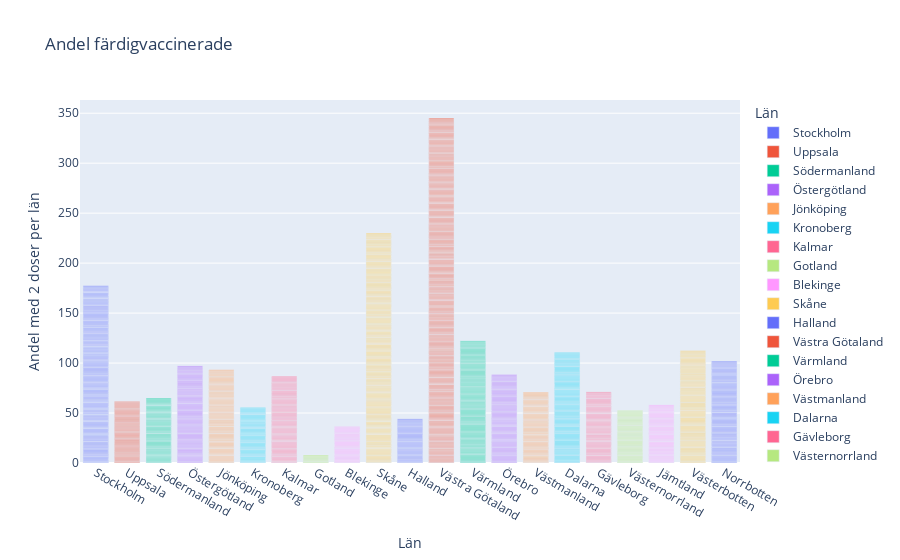

Notebook code for this chart:
### Code cell
fig2 = px.bar(vaccin, x="Län_namn", y="Andel färdigvaccinerade", color="Län_namn",
                  labels={"Län_namn":"Län", "Andel färdigvaccinerade": "Andel med 2 doser per län"},
                  title="Andel färdigvaccinerade")
fig2.show()
plt.savefig("visualiseringar/Andel färdigvaccinerade.png")

### Figure 1 — Plotly figure (JSON) as saved in the notebook; plotly's stock layout.template omitted (floating-point values rounded to 4 significant figures; data arrays with more than 128 entries replaced by an {"elided": "..."} marker saying what was removed)
{"data": [{"alignmentgroup": "True", "hovertemplate": "Län=%{x}<br>Andel med 2 doser per län=%{y}<extra></extra>", "legendgroup": "Stockholm", "marker": {"color": "#636efa", "pattern": {"shape": ""}}, "name": "Stockholm", "offsetgroup": "Stockholm", "orientation": "v", "showlegend": true, "textposition": "auto", "type": "bar", "x": {"elided": "234 str values"}, "xaxis": "x", "y": {"elided": "234 float values"}, "yaxis": "y"}, {"alignmentgroup": "True", "hovertemplate": "Län=%{x}<br>Andel med 2 doser per län=%{y}<extra></extra>", "legendgroup": "Uppsala", "marker": {"color": "#EF553B", "pattern": {"shape": ""}}, "name": "Uppsala", "offsetgroup": "Uppsala", "orientation": "v", "showlegend": true, "textposition": "auto", "type": "bar", "x": ["Uppsala", "Uppsala", "Uppsala", "Uppsala", "Uppsala", "Uppsala", "Uppsala", "Uppsala", "Uppsala", "Uppsala", "Uppsala", "Uppsala", "Uppsala", "Uppsala", "Uppsala", "Uppsala", "Uppsala", "Uppsala", "Uppsala", "Uppsala", "Uppsala", "Uppsala", "Uppsala", "Uppsala", "Uppsala", "Uppsala", "Uppsala", "Uppsala", "Uppsala", "Uppsala", "Uppsala", "Uppsala", "Uppsala", "Uppsala", "Uppsala", "Uppsala", "Uppsala", "Uppsala", "Uppsala", "Uppsala", "Uppsala", "Uppsala", "Uppsala", "Uppsala", "Uppsala", "Uppsala", "Uppsala", "Uppsala", "Uppsala", "Uppsala", "Uppsala", "Uppsala", "Uppsala", "Uppsala", "Uppsala", "Uppsala", "Uppsala", "Uppsala", "Uppsala", "Uppsala", "Uppsala", "Uppsala", "Uppsala", "Uppsala", "Uppsala", "Uppsala", "Uppsala", "Uppsala", "Uppsala", "Uppsala", "Uppsala", "Uppsala"], "xaxis": "x", "y": [0.756, 0.6667, 0.7577, 0.849, 0.8926, 0.9167, 0.9291, 0.8605, 0.7464, 0.8037, 0.6597, 0.7617, 0.8764, 0.9212, 0.9274, 0.9432, 0.9175, 0.872, 0.7958, 0.7477, 0.8359, 0.8979, 0.9389, 0.9323, 0.9498, 0.9162, 0.9483, 0.7746, 0.6619, 0.7831, 0.8442, 0.9075, 0.9376, 0.9327, 0.8783, 0.8434, 0.74, 0.6937, 0.7686, 0.8498, 0.9086, 0.9368, 0.9467, 0.9114, 0.8338, 0.7711, 0.7753, 0.7631, 0.8644, 0.915, 0.9245, 0.9406, 0.8915, 0.8566, 0.7865, 0.7075, 0.7785, 0.8588, 0.9169, 0.9325, 0.9428, 0.8971, 0.8704, 0.833, 0.7253, 0.8177, 0.8712, 0.9304, 0.964, 0.9599, 0.9201, 0.8704], "yaxis": "y"}, {"alignmentgroup": "True", "hovertemplate": "Län=%{x}<br>Andel med 2 doser per län=%{y}<extra></extra>", "legendgroup": "Södermanland", "marker": {"color": "#00cc96", "pattern": {"shape": ""}}, "name": "Södermanland", "offsetgroup": "Södermanland", "orientation": "v", "showlegend": true, "textposition": "auto", "type": "bar", "x": ["Södermanland", "Södermanland", "Södermanland", "Södermanland", "Södermanland", "Södermanland", "Södermanland", "Södermanland", "Södermanland", "Södermanland", "Södermanland", "Södermanland", "Södermanland", "Södermanland", "Södermanland", "Södermanland", "Södermanland", "Södermanland", "Södermanland", "Södermanland", "Södermanland", "Södermanland", "Södermanland", "Södermanland", "Södermanland", "Södermanland", "Södermanland", "Södermanland", "Södermanland", "Södermanland", "Södermanland", "Södermanland", "Södermanland", "Södermanland", "Södermanland", "Södermanland", "Södermanland", "Södermanland", "Södermanland", "Södermanland", "Södermanland", "Södermanland", "Södermanland", "Södermanland", "Södermanland", "Södermanland", "Södermanland", "Södermanland", "Södermanland", "Södermanland", "Södermanland", "Södermanland", "Södermanland", "Södermanland", "Södermanland", "Södermanland", "Södermanland", "Södermanland", "Södermanland", "Södermanland", "Södermanland", "Södermanland", "Södermanland", "Södermanland", "Södermanland", "Södermanland", "Södermanland", "Södermanland", "Södermanland", "Södermanland", "Södermanland", "Södermanland", "Södermanland", "Södermanland", "Södermanland", "Södermanland", "Södermanland", "Södermanland", "Södermanland", "Södermanland", "Södermanland"], "xaxis": "x", "y": [0.5826, 0.6542, 0.7709, 0.818, 0.9025, 0.9192, 0.9226, 0.894, 0.8261, 0.4853, 0.5992, 0.707, 0.7741, 0.8408, 0.8982, 0.9327, 0.9146, 0.9027, 0.6551, 0.6772, 0.7395, 0.8467, 0.8956, 0.9355, 0.9466, 0.9371, 0.8751, 0.4244, 0.627, 0.7364, 0.8299, 0.8913, 0.9322, 0.9327, 0.9396, 0.8969, 0.5055, 0.5269, 0.6108, 0.7474, 0.8537, 0.9101, 0.9353, 0.9034, 0.8403, 0.6174, 0.6846, 0.743, 0.8378, 0.9006, 0.9274, 0.9366, 0.9153, 0.8936, 0.5333, 0.6002, 0.6848, 0.789, 0.8661, 0.9042, 0.9333, 0.9093, 0.8544, 0.5937, 0.5939, 0.7043, 0.8253, 0.8798, 0.9369, 0.9426, 0.8359, 0.8586, 0.4622, 0.5575, 0.7305, 0.8256, 0.8856, 0.9415, 0.9534, 0.9337, 0.8947], "yaxis": "y"}, {"alignmentgroup": "True", "hovertemplate": "Län=%{x}<br>Andel med 2 doser per län=%{y}<extra></extra>", "legendgroup": "Östergötland", "marker": {"color": "#ab63fa", "pattern": {"shape": ""}}, "name": "Östergötland", "offsetgroup": "Östergötland", "orientation": "v", "showlegend": true, "textposition": "auto", "type": "bar", "x": ["Östergötland", "Östergötland", "Östergötland", "Östergötland", "Östergötland", "Östergötland", "Östergötland", "Östergötland", "Östergötland", "Östergötland", "Östergötland", "Östergötland", "Östergötland", "Östergötland", "Östergötland", "Östergötland", "Östergötland", "Östergötland", "Östergötland", "Östergötland", "Östergötland", "Östergötland", "Östergötland", "Östergötland", "Östergötland", "Östergötland", "Östergötland", "Östergötland", "Östergötland", "Östergötland", "Östergötland", "Östergötland", "Östergötland", "Östergötland", "Östergötland", "Östergötland", "Östergötland", "Östergötland", "Östergötland", "Östergötland", "Östergötland", "Östergötland", "Östergötland", "Östergötland", "Östergötland", "Östergötland", "Östergötland", "Östergötland", "Östergötland", "Östergötland", "Östergötland", "Östergötland", "Östergötland", "Östergötland", "Östergötland", "Östergötland", "Östergötland", "Östergötland", "Östergötland", "Östergötland", "Östergötland", "Östergötland", "Östergötland", "Östergötland", "Östergötland", "Östergötland", "Östergötland", "Östergötland", "Östergötland", "Östergötland", "Östergötland", "Östergötland", "Östergötland", "Östergötland", "Östergötland", "Östergötland", "Östergötland", "Östergötland", "Östergötland", "Östergötland", "Östergötland", "Östergötland", "Östergötland", "Östergötland", "Östergötland", "Östergötland", "Östergötland", "Östergötland", "Östergötland", "Östergötland", "Östergötland", "Östergötland", "Östergötland", "Östergötland", "Östergötland", "Östergötland", "Östergötland", "Östergötland", "Östergötland", "Östergötland", "Östergötland", "Östergötland", "Östergötland", "Östergötland", "Östergötland", "Östergötland", "Östergötland", "Östergötland", "Östergötland", "Östergötland", "Östergötland", "Östergötland", "Östergötland", "Östergötland", "Östergötland", "Östergötland", "Östergötland"], "xaxis": "x", "y": [0.686, 0.6458, 0.689, 0.8314, 0.8748, 0.9055, 0.9241, 0.9474, 0.8696, 0.5532, 0.6667, 0.7734, 0.812, 0.8891, 0.9105, 0.9558, 0.7711, 0.7794, 0.6627, 0.7261, 0.803, 0.8589, 0.9178, 0.9553, 0.9718, 0.8767, 0.7977, 0.6577, 0.7661, 0.7794, 0.8732, 0.9142, 0.9296, 0.9516, 0.8622, 0.7195, 0.6561, 0.7494, 0.8321, 0.8607, 0.9004, 0.9612, 0.9498, 0.8912, 0.8057, 0.6295, 0.6714, 0.7464, 0.8156, 0.8916, 0.9155, 0.9442, 0.8703, 0.7842, 0.7262, 0.6671, 0.6964, 0.8296, 0.892, 0.9376, 0.9429, 0.9346, 0.8662, 0.6446, 0.7845, 0.7727, 0.8652, 0.9056, 0.9368, 0.9511, 0.9025, 0.8624, 0.5471, 0.6733, 0.7165, 0.8104, 0.8694, 0.9086, 0.9303, 0.8528, 0.8197, 0.7113, 0.6785, 0.8012, 0.8715, 0.9253, 0.9537, 0.9662, 0.9274, 0.9231, 0.6541, 0.694, 0.7618, 0.8565, 0.9018, 0.934, 0.9462, 0.8669, 0.8668, 0.6871, 0.7577, 0.8326, 0.8702, 0.9104, 0.9445, 0.9555, 0.8017, 0.78, 0.7125, 0.7246, 0.8196, 0.8757, 0.9031, 0.9408, 0.9613, 0.9181, 0.8661], "yaxis": "y"}, {"alignmentgroup": "True", "hovertemplate": "Län=%{x}<br>Andel med 2 doser per län=%{y}<extra></extra>", "legendgroup": "Jönköping", "marker": {"color": "#FFA15A", "pattern": {"shape": ""}}, "name": "Jönköping", "offsetgroup": "Jönköping", "orientation": "v", "showlegend": true, "textposition": "auto", "type": "bar", "x": ["Jönköping", "Jönköping", "Jönköping", "Jönköping", "Jönköping", "Jönköping", "Jönköping", "Jönköping", "Jönköping", "Jönköping", "Jönköping", "Jönköping", "Jönköping", "Jönköping", "Jönköping", "Jönköping", "Jönköping", "Jönköping", "Jönköping", "Jönköping", "Jönköping", "Jönköping", "Jönköping", "Jönköping", "Jönköping", "Jönköping", "Jönköping", "Jönköping", "Jönköping", "Jönköping", "Jönköping", "Jönköping", "Jönköping", "Jönköping", "Jönköping", "Jönköping", "Jönköping", "Jönköping", "Jönköping", "Jönköping", "Jönköping", "Jönköping", "Jönköping", "Jönköping", "Jönköping", "Jönköping", "Jönköping", "Jönköping", "Jönköping", "Jönköping", "Jönköping", "Jönköping", "Jönköping", "Jönköping", "Jönköping", "Jönköping", "Jönköping", "Jönköping", "Jönköping", "Jönköping", "Jönköping", "Jönköping", "Jönköping", "Jönköping", "Jönköping", "Jönköping", "Jönköping", "Jönköping", "Jönköping", "Jönköping", "Jönköping", "Jönköping", "Jönköping", "Jönköping", "Jönköping", "Jönköping", "Jönköping", "Jönköping", "Jönköping", "Jönköping", "Jönköping", "Jönköping", "Jönköping", "Jönköping", "Jönköping", "Jönköping", "Jönköping", "Jönköping", "Jönköping", "Jönköping", "Jönköping", "Jönköping", "Jönköping", "Jönköping", "Jönköping", "Jönköping", "Jönköping", "Jönköping", "Jönköping", "Jönköping", "Jönköping", "Jönköping", "Jönköping", "Jönköping", "Jönköping", "Jönköping", "Jönköping", "Jönköping", "Jönköping", "Jönköping", "Jönköping", "Jönköping", "Jönköping", "Jönköping", "Jönköping", "Jönköping", "Jönköping"], "xaxis": "x", "y": [0.594, 0.6536, 0.7409, 0.843, 0.9016, 0.9113, 0.95, 0.9496, 0.9506, 0.5106, 0.6091, 0.6558, 0.7835, 0.8741, 0.9121, 0.9405, 0.9216, 0.831, 0.4216, 0.6119, 0.7383, 0.8223, 0.901, 0.9281, 0.9405, 0.7397, 0.7807, 0.5938, 0.6616, 0.8383, 0.8681, 0.8618, 0.9234, 0.9444, 0.9343, 0.8778, 0.6063, 0.5603, 0.6676, 0.7814, 0.8712, 0.9087, 0.9326, 0.8855, 0.8916, 0.5079, 0.5452, 0.7054, 0.7991, 0.845, 0.8993, 0.9447, 0.9066, 0.8636, 0.5134, 0.6541, 0.6951, 0.8165, 0.8737, 0.9148, 0.9403, 0.8944, 0.8254, 0.4784, 0.5848, 0.6954, 0.7968, 0.8716, 0.9146, 0.9391, 0.8654, 0.8463, 0.5656, 0.6312, 0.7206, 0.8244, 0.8765, 0.9221, 0.9396, 0.8575, 0.8013, 0.4883, 0.5274, 0.6941, 0.7437, 0.8372, 0.8993, 0.9236, 0.9135, 0.8976, 0.5167, 0.6107, 0.723, 0.8086, 0.8861, 0.9202, 0.9537, 0.9256, 0.8758, 0.53, 0.6448, 0.7481, 0.8297, 0.8728, 0.9268, 0.9477, 0.9221, 0.9203, 0.6155, 0.677, 0.7575, 0.8426, 0.8923, 0.9344, 0.9667, 0.9006, 0.8746], "yaxis": "y"}, {"alignmentgroup": "True", "hovertemplate": "Län=%{x}<br>Andel med 2 doser per län=%{y}<extra></extra>", "legendgroup": "Kronoberg", "marker": {"color": "#19d3f3", "pattern": {"shape": ""}}, "name": "Kronoberg", "offsetgroup": "Kronoberg", "orientation": "v", "showlegend": true, "textposition": "auto", "type": "bar", "x": ["Kronoberg", "Kronoberg", "Kronoberg", "Kronoberg", "Kronoberg", "Kronoberg", "Kronoberg", "Kronoberg", "Kronoberg", "Kronoberg", "Kronoberg", "Kronoberg", "Kronoberg", "Kronoberg", "Kronoberg", "Kronoberg", "Kronoberg", "Kronoberg", "Kronoberg", "Kronoberg", "Kronoberg", "Kronoberg", "Kronoberg", "Kronoberg", "Kronoberg", "Kronoberg", "Kronoberg", "Kronoberg", "Kronoberg", "Kronoberg", "Kronoberg", "Kronoberg", "Kronoberg", "Kronoberg", "Kronoberg", "Kronoberg", "Kronoberg", "Kronoberg", "Kronoberg", "Kronoberg", "Kronoberg", "Kronoberg", "Kronoberg", "Kronoberg", "Kronoberg", "Kronoberg", "Kronoberg", "Kronoberg", "Kronoberg", "Kronoberg", "Kronoberg", "Kronoberg", "Kronoberg", "Kronoberg", "Kronoberg", "Kronoberg", "Kronoberg", "Kronoberg", "Kronoberg", "Kronoberg", "Kronoberg", "Kronoberg", "Kronoberg", "Kronoberg", "Kronoberg", "Kronoberg", "Kronoberg", "Kronoberg", "Kronoberg", "Kronoberg", "Kronoberg", "Kronoberg"], "xaxis": "x", "y": [0.4213, 0.5673, 0.621, 0.7434, 0.8205, 0.8945, 0.897, 0.8861, 0.8343, 0.4506, 0.5888, 0.6943, 0.7948, 0.8467, 0.9008, 0.9177, 0.8914, 0.8203, 0.531, 0.5956, 0.7094, 0.7917, 0.837, 0.8981, 0.9254, 0.9106, 0.8619, 0.5157, 0.5835, 0.6885, 0.7681, 0.8372, 0.8939, 0.9316, 0.9137, 0.8861, 0.5605, 0.6312, 0.7171, 0.8002, 0.8474, 0.8925, 0.9322, 0.8836, 0.8417, 0.3647, 0.5019, 0.5983, 0.7119, 0.8172, 0.8806, 0.8913, 0.8861, 0.8681, 0.5817, 0.6999, 0.7198, 0.8211, 0.876, 0.9112, 0.9414, 0.9235, 0.8245, 0.4721, 0.5769, 0.612, 0.7462, 0.8432, 0.8988, 0.924, 0.9046, 0.8337], "yaxis": "y"}, {"alignmentgroup": "True", "hovertemplate": "Län=%{x}<br>Andel med 2 doser per län=%{y}<extra></extra>", "legendgroup": "Kalmar", "marker": {"color": "#FF6692", "pattern": {"shape": ""}}, "name": "Kalmar", "offsetgroup": "Kalmar", "orientation": "v", "showlegend": true, "textposition": "auto", "type": "bar", "x": ["Kalmar", "Kalmar", "Kalmar", "Kalmar", "Kalmar", "Kalmar", "Kalmar", "Kalmar", "Kalmar", "Kalmar", "Kalmar", "Kalmar", "Kalmar", "Kalmar", "Kalmar", "Kalmar", "Kalmar", "Kalmar", "Kalmar", "Kalmar", "Kalmar", "Kalmar", "Kalmar", "Kalmar", "Kalmar", "Kalmar", "Kalmar", "Kalmar", "Kalmar", "Kalmar", "Kalmar", "Kalmar", "Kalmar", "Kalmar", "Kalmar", "Kalmar", "Kalmar", "Kalmar", "Kalmar", "Kalmar", "Kalmar", "Kalmar", "Kalmar", "Kalmar", "Kalmar", "Kalmar", "Kalmar", "Kalmar", "Kalmar", "Kalmar", "Kalmar", "Kalmar", "Kalmar", "Kalmar", "Kalmar", "Kalmar", "Kalmar", "Kalmar", "Kalmar", "Kalmar", "Kalmar", "Kalmar", "Kalmar", "Kalmar", "Kalmar", "Kalmar", "Kalmar", "Kalmar", "Kalmar", "Kalmar", "Kalmar", "Kalmar", "Kalmar", "Kalmar", "Kalmar", "Kalmar", "Kalmar", "Kalmar", "Kalmar", "Kalmar", "Kalmar", "Kalmar", "Kalmar", "Kalmar", "Kalmar", "Kalmar", "Kalmar", "Kalmar", "Kalmar", "Kalmar", "Kalmar", "Kalmar", "Kalmar", "Kalmar", "Kalmar", "Kalmar", "Kalmar", "Kalmar", "Kalmar", "Kalmar", "Kalmar", "Kalmar", "Kalmar", "Kalmar", "Kalmar", "Kalmar", "Kalmar", "Kalmar"], "xaxis": "x", "y": [0.3983, 0.4915, 0.5973, 0.6946, 0.7947, 0.884, 0.8984, 0.8793, 0.9101, 0.6059, 0.605, 0.71, 0.7766, 0.834, 0.8969, 0.9299, 0.9231, 0.8707, 0.6807, 0.6607, 0.8387, 0.9005, 0.9058, 0.9618, 0.9597, 0.9401, 0.9096, 0.4889, 0.5616, 0.6608, 0.748, 0.8387, 0.8999, 0.9083, 0.8937, 0.8115, 0.5336, 0.574, 0.6842, 0.7768, 0.8591, 0.9203, 0.9482, 0.9427, 0.901, 0.5143, 0.5754, 0.6805, 0.7714, 0.8719, 0.8957, 0.9433, 0.9403, 0.8492, 0.6606, 0.7489, 0.7727, 0.8486, 0.9044, 0.9268, 0.9467, 0.8795, 0.8494, 0.5916, 0.6307, 0.7168, 0.8035, 0.8679, 0.9173, 0.9267, 0.9003, 0.8455, 0.5752, 0.6506, 0.704, 0.8151, 0.8834, 0.9228, 0.9402, 0.8568, 0.8804, 0.6628, 0.6865, 0.7769, 0.8453, 0.8943, 0.9299, 0.9354, 0.896, 0.8694, 0.5929, 0.6284, 0.7156, 0.8375, 0.8778, 0.9113, 0.9388, 0.9074, 0.8506, 0.6822, 0.6609, 0.7418, 0.8219, 0.9018, 0.9413, 0.9567, 0.9455, 0.8676], "yaxis": "y"}, {"alignmentgroup": "True", "hovertemplate": "Län=%{x}<br>Andel med 2 doser per län=%{y}<extra></extra>", "legendgroup": "Gotland", "marker": {"color": "#B6E880", "pattern": {"shape": ""}}, "name": "Gotland", "offsetgroup": "Gotland", "orientation": "v", "showlegend": true, "textposition": "auto", "type": "bar", "x": ["Gotland", "Gotland", "Gotland", "Gotland", "Gotland", "Gotland", "Gotland", "Gotland", "Gotland"], "xaxis": "x", "y": [0.7898, 0.7311, 0.8012, 0.863, 0.8977, 0.9393, 0.9484, 0.957, 0.9281], "yaxis": "y"}, {"alignmentgroup": "True", "hovertemplate": "Län=%{x}<br>Andel med 2 doser per län=%{y}<extra></extra>", "legendgroup": "Blekinge", "marker": {"color": "#FF97FF", "pattern": {"shape": ""}}, "name": "Blekinge", "offsetgroup": "Blekinge", "orientation": "v", "showlegend": true, "textposition": "auto", "type": "bar", "x": ["Blekinge", "Blekinge", "Blekinge", "Blekinge", "Blekinge", "Blekinge", "Blekinge", "Blekinge", "Blekinge", "Blekinge", "Blekinge", "Blekinge", "Blekinge", "Blekinge", "Blekinge", "Blekinge", "Blekinge", "Blekinge", "Blekinge", "Blekinge", "Blekinge", "Blekinge", "Blekinge", "Blekinge", "Blekinge", "Blekinge", "Blekinge", "Blekinge", "Blekinge", "Blekinge", "Blekinge", "Blekinge", "Blekinge", "Blekinge", "Blekinge", "Blekinge", "Blekinge", "Blekinge", "Blekinge", "Blekinge", "Blekinge", "Blekinge", "Blekinge", "Blekinge", "Blekinge"], "xaxis": "x", "y": [0.5032, 0.6083, 0.6813, 0.7657, 0.8606, 0.8925, 0.9207, 0.8621, 0.7207, 0.7279, 0.7501, 0.7816, 0.8601, 0.9079, 0.9302, 0.9399, 0.9145, 0.8287, 0.5756, 0.6503, 0.7069, 0.8089, 0.8695, 0.9018, 0.9357, 0.9373, 0.8963, 0.6037, 0.6832, 0.7372, 0.8239, 0.8833, 0.9038, 0.924, 0.9167, 0.8779, 0.5532, 0.6933, 0.7161, 0.8266, 0.8686, 0.9143, 0.9349, 0.8915, 0.8359], "yaxis": "y"}, {"alignmentgroup": "True", "hovertemplate": "Län=%{x}<br>Andel med 2 doser per län=%{y}<extra></extra>", "legendgroup": "Skåne", "marker": {"color": "#FECB52", "pattern": {"shape": ""}}, "name": "Skåne", "offsetgroup": "Skåne", "orientation": "v", "showlegend": true, "textposition": "auto", "type": "bar", "x": {"elided": "297 str values"}, "xaxis": "x", "y": {"elided": "297 float values"}, "yaxis": "y"}, {"alignmentgroup": "True", "hovertemplate": "Län=%{x}<br>Andel med 2 doser per län=%{y}<extra></extra>", "legendgroup": "Halland", "marker": {"color": "#636efa", "pattern": {"shape": ""}}, "name": "Halland", "offsetgroup": "Halland", "orientation": "v", "showlegend": true, "textposition": "auto", "type": "bar", "x": ["Halland", "Halland", "Halland", "Halland", "Halland", "Halland", "Halland", "Halland", "Halland", "Halland", "Halland", "Halland", "Halland", "Halland", "Halland", "Halland", "Halland", "Halland", "Halland", "Halland", "Halland", "Halland", "Halland", "Halland", "Halland", "Halland", "Halland", "Halland", "Halland", "Halland", "Halland", "Halland", "Halland", "Halland", "Halland", "Halland", "Halland", "Halland", "Halland", "Halland", "Halland", "Halland", "Halland", "Halland", "Halland", "Halland", "Halland", "Halland", "Halland", "Halland", "Halland", "Halland", "Halland", "Halland"], "xaxis": "x", "y": [0.5867, 0.6081, 0.653, 0.7835, 0.8365, 0.8694, 0.907, 0.9057, 0.8427, 0.592, 0.692, 0.7193, 0.8204, 0.8777, 0.9092, 0.9427, 0.8866, 0.8441, 0.5017, 0.6129, 0.7057, 0.8168, 0.859, 0.9154, 0.9466, 0.9366, 0.8966, 0.5954, 0.6593, 0.736, 0.8313, 0.8796, 0.9286, 0.9418, 0.9273, 0.8928, 0.6722, 0.7298, 0.7955, 0.8651, 0.9042, 0.9364, 0.9571, 0.8863, 0.8551, 0.677, 0.707, 0.8211, 0.8846, 0.9031, 0.9368, 0.9558, 0.8943, 0.8866], "yaxis": "y"}, {"alignmentgroup": "True", "hovertemplate": "Län=%{x}<br>Andel med 2 doser per län=%{y}<extra></extra>", "legendgroup": "Västra Götaland", "marker": {"color": "#EF553B", "pattern": {"shape": ""}}, "name": "Västra Götaland", "offsetgroup": "Västra Götaland", "orientation": "v", "showlegend": true, "textposition": "auto", "type": "bar", "x": {"elided": "441 str values"}, "xaxis": "x", "y": {"elided": "441 float values"}, "yaxis": "y"}, {"alignmentgroup": "True", "hovertemplate": "Län=%{x}<br>Andel med 2 doser per län=%{y}<extra></extra>", "legendgroup": "Värmland", "marker": {"color": "#00cc96", "pattern": {"shape": ""}}, "name": "Värmland", "offsetgroup": "Värmland", "orientation": "v", "showlegend": true, "textposition": "auto", "type": "bar", "x": {"elided": "144 str values"}, "xaxis": "x", "y": {"elided": "144 float values"}, "yaxis": "y"}, {"alignmentgroup": "True", "hovertemplate": "Län=%{x}<br>Andel med 2 doser per län=%{y}<extra></extra>", "legendgroup": "Örebro", "marker": {"color": "#ab63fa", "pattern": {"shape": ""}}, "name": "Örebro", "offsetgroup": "Örebro", "orientation": "v", "showlegend": true, "textposition": "auto", "type": "bar", "x": ["Örebro", "Örebro", "Örebro", "Örebro", "Örebro", "Örebro", "Örebro", "Örebro", "Örebro", "Örebro", "Örebro", "Örebro", "Örebro", "Örebro", "Örebro", "Örebro", "Örebro", "Örebro", "Örebro", "Örebro", "Örebro", "Örebro", "Örebro", "Örebro", "Örebro", "Örebro", "Örebro", "Örebro", "Örebro", "Örebro", "Örebro", "Örebro", "Örebro", "Örebro", "Örebro", "Örebro", "Örebro", "Örebro", "Örebro", "Örebro", "Örebro", "Örebro", "Örebro", "Örebro", "Örebro", "Örebro", "Örebro", "Örebro", "Örebro", "Örebro", "Örebro", "Örebro", "Örebro", "Örebro", "Örebro", "Örebro", "Örebro", "Örebro", "Örebro", "Örebro", "Örebro", "Örebro", "Örebro", "Örebro", "Örebro", "Örebro", "Örebro", "Örebro", "Örebro", "Örebro", "Örebro", "Örebro", "Örebro", "Örebro", "Örebro", "Örebro", "Örebro", "Örebro", "Örebro", "Örebro", "Örebro", "Örebro", "Örebro", "Örebro", "Örebro", "Örebro", "Örebro", "Örebro", "Örebro", "Örebro", "Örebro", "Örebro", "Örebro", "Örebro", "Örebro", "Örebro", "Örebro", "Örebro", "Örebro", "Örebro", "Örebro", "Örebro", "Örebro", "Örebro", "Örebro", "Örebro", "Örebro", "Örebro"], "xaxis": "x", "y": [0.6941, 0.6837, 0.7817, 0.8548, 0.8869, 0.9118, 0.9417, 0.92, 0.9082, 0.6356, 0.6482, 0.6962, 0.8309, 0.8772, 0.9271, 0.9267, 0.8862, 0.8361, 0.6953, 0.6775, 0.7839, 0.8301, 0.8787, 0.9337, 0.9457, 0.8939, 0.8201, 0.6313, 0.6296, 0.7116, 0.8362, 0.8622, 0.9041, 0.9384, 0.8998, 0.8582, 0.5714, 0.6131, 0.6085, 0.7645, 0.862, 0.8971, 0.9402, 0.917, 0.8707, 0.5, 0.5527, 0.5889, 0.7171, 0.785, 0.8587, 0.9011, 0.9139, 0.8592, 0.6009, 0.7085, 0.7311, 0.8257, 0.8737, 0.9116, 0.9426, 0.9097, 0.8919, 0.7094, 0.7204, 0.8033, 0.8586, 0.8948, 0.9253, 0.9494, 0.9524, 0.9119, 0.6784, 0.6698, 0.7303, 0.8193, 0.8721, 0.9277, 0.9351, 0.9062, 0.8954, 0.7431, 0.7583, 0.7946, 0.8686, 0.9003, 0.9364, 0.9565, 0.8811, 0.8767, 0.6515, 0.6742, 0.7462, 0.8314, 0.874, 0.9185, 0.9524, 0.9302, 0.8473, 0.5776, 0.6467, 0.7052, 0.8036, 0.8746, 0.9159, 0.9362, 0.9393, 0.9137], "yaxis": "y"}, {"alignmentgroup": "True", "hovertemplate": "Län=%{x}<br>Andel med 2 doser per län=%{y}<extra></extra>", "legendgroup": "Västmanland", "marker": {"color": "#FFA15A", "pattern": {"shape": ""}}, "name": "Västmanland", "offsetgroup": "Västmanland", "orientation": "v", "showlegend": true, "textposition": "auto", "type": "bar", "x": ["Västmanland", "Västmanland", "Västmanland", "Västmanland", "Västmanland", "Västmanland", "Västmanland", "Västmanland", "Västmanland", "Västmanland", "Västmanland", "Västmanland", "Västmanland", "Västmanland", "Västmanland", "Västmanland", "Västmanland", "Västmanland", "Västmanland", "Västmanland", "Västmanland", "Västmanland", "Västmanland", "Västmanland", "Västmanland", "Västmanland", "Västmanland", "Västmanland", "Västmanland", "Västmanland", "Västmanland", "Västmanland", "Västmanland", "Västmanland", "Västmanland", "Västmanland", "Västmanland", "Västmanland", "Västmanland", "Västmanland", "Västmanland", "Västmanland", "Västmanland", "Västmanland", "Västmanland", "Västmanland", "Västmanland", "Västmanland", "Västmanland", "Västmanland", "Västmanland", "Västmanland", "Västmanland", "Västmanland", "Västmanland", "Västmanland", "Västmanland", "Västmanland", "Västmanland", "Västmanland", "Västmanland", "Västmanland", "Västmanland", "Västmanland", "Västmanland", "Västmanland", "Västmanland", "Västmanland", "Västmanland", "Västmanland", "Västmanland", "Västmanland", "Västmanland", "Västmanland", "Västmanland", "Västmanland", "Västmanland", "Västmanland", "Västmanland", "Västmanland", "Västmanland", "Västmanland", "Västmanland", "Västmanland", "Västmanland", "Västmanland", "Västmanland", "Västmanland", "Västmanland", "Västmanland"], "xaxis": "x", "y": [0.4167, 0.5788, 0.6235, 0.7546, 0.8464, 0.918, 0.9559, 0.8958, 0.8689, 0.5068, 0.6171, 0.6487, 0.7606, 0.8463, 0.8899, 0.922, 0.8738, 0.8033, 0.4735, 0.6576, 0.695, 0.803, 0.8832, 0.9071, 0.9253, 0.8828, 0.8929, 0.5568, 0.5793, 0.7082, 0.7964, 0.8598, 0.8915, 0.9057, 0.8809, 0.7751, 0.5878, 0.5978, 0.7143, 0.8021, 0.8675, 0.9, 0.9379, 0.9305, 0.8812, 0.5988, 0.6488, 0.7067, 0.8095, 0.871, 0.9058, 0.9304, 0.9126, 0.8383, 0.5991, 0.6281, 0.7321, 0.8236, 0.8861, 0.9017, 0.9349, 0.902, 0.875, 0.4862, 0.5882, 0.6681, 0.7609, 0.8389, 0.9068, 0.9213, 0.9282, 0.8868, 0.4854, 0.6224, 0.6686, 0.7747, 0.8653, 0.9002, 0.9228, 0.8934, 0.8568, 0.5599, 0.6394, 0.7203, 0.8288, 0.8818, 0.9358, 0.9421, 0.917, 0.8103], "yaxis": "y"}, {"alignmentgroup": "True", "hovertemplate": "Län=%{x}<br>Andel med 2 doser per län=%{y}<extra></extra>", "legendgroup": "Dalarna", "marker": {"color": "#19d3f3", "pattern": {"shape": ""}}, "name": "Dalarna", "offsetgroup": "Dalarna", "orientation": "v", "showlegend": true, "textposition": "auto", "type": "bar", "x": {"elided": "135 str values"}, "xaxis": "x", "y": {"elided": "135 float values"}, "yaxis": "y"}, {"alignmentgroup": "True", "hovertemplate": "Län=%{x}<br>Andel med 2 doser per län=%{y}<extra></extra>", "legendgroup": "Gävleborg", "marker": {"color": "#FF6692", "pattern": {"shape": ""}}, "name": "Gävleborg", "offsetgroup": "Gävleborg", "orientation": "v", "showlegend": true, "textposition": "auto", "type": "bar", "x": ["Gävleborg", "Gävleborg", "Gävleborg", "Gävleborg", "Gävleborg", "Gävleborg", "Gävleborg", "Gävleborg", "Gävleborg", "Gävleborg", "Gävleborg", "Gävleborg", "Gävleborg", "Gävleborg", "Gävleborg", "Gävleborg", "Gävleborg", "Gävleborg", "Gävleborg", "Gävleborg", "Gävleborg", "Gävleborg", "Gävleborg", "Gävleborg", "Gävleborg", "Gävleborg", "Gävleborg", "Gävleborg", "Gävleborg", "Gävleborg", "Gävleborg", "Gävleborg", "Gävleborg", "Gävleborg", "Gävleborg", "Gävleborg", "Gävleborg", "Gävleborg", "Gävleborg", "Gävleborg", "Gävleborg", "Gävleborg", "Gävleborg", "Gävleborg", "Gävleborg", "Gävleborg", "Gävleborg", "Gävleborg", "Gävleborg", "Gävleborg", "Gävleborg", "Gävleborg", "Gävleborg", "Gävleborg", "Gävleborg", "Gävleborg", "Gävleborg", "Gävleborg", "Gävleborg", "Gävleborg", "Gävleborg", "Gävleborg", "Gävleborg", "Gävleborg", "Gävleborg", "Gävleborg", "Gävleborg", "Gävleborg", "Gävleborg", "Gävleborg", "Gävleborg", "Gävleborg", "Gävleborg", "Gävleborg", "Gävleborg", "Gävleborg", "Gävleborg", "Gävleborg", "Gävleborg", "Gävleborg", "Gävleborg", "Gävleborg", "Gävleborg", "Gävleborg", "Gävleborg", "Gävleborg", "Gävleborg", "Gävleborg", "Gävleborg", "Gävleborg"], "xaxis": "x", "y": [0.4833, 0.5506, 0.6139, 0.7747, 0.8404, 0.9173, 0.9227, 0.9057, 0.9223, 0.4792, 0.5797, 0.692, 0.7697, 0.856, 0.9012, 0.9366, 0.9124, 0.8601, 0.6364, 0.6577, 0.7738, 0.8386, 0.8959, 0.9148, 0.9252, 0.9258, 0.9378, 0.422, 0.5201, 0.6322, 0.7007, 0.8188, 0.8571, 0.9183, 0.9058, 0.9, 0.5727, 0.6219, 0.7027, 0.7901, 0.856, 0.9062, 0.931, 0.9238, 0.8199, 0.5627, 0.6479, 0.7217, 0.8213, 0.8727, 0.9087, 0.9178, 0.8743, 0.8106, 0.5132, 0.6155, 0.7242, 0.8208, 0.8948, 0.9102, 0.9283, 0.8874, 0.8645, 0.4779, 0.5952, 0.6894, 0.7991, 0.8486, 0.901, 0.9298, 0.9229, 0.902, 0.6195, 0.6119, 0.7137, 0.8234, 0.8748, 0.9161, 0.9296, 0.9147, 0.9065, 0.5784, 0.6379, 0.7272, 0.8184, 0.8686, 0.9096, 0.9351, 0.9051, 0.8456], "yaxis": "y"}, {"alignmentgroup": "True", "hovertemplate": "Län=%{x}<br>Andel med 2 doser per län=%{y}<extra></extra>", "legendgroup": "Västernorrland", "marker": {"color": "#B6E880", "pattern": {"shape": ""}}, "name": "Västernorrland", "offsetgroup": "Västernorrland", "orientation": "v", "showlegend": true, "textposition": "auto", "type": "bar", "x": ["Västernorrland", "Västernorrland", "Västernorrland", "Västernorrland", "Västernorrland", "Västernorrland", "Västernorrland", "Västernorrland", "Västernorrland", "Västernorrland", "Västernorrland", "Västernorrland", "Västernorrland", "Västernorrland", "Västernorrland", "Västernorrland", "Västernorrland", "Västernorrland", "Västernorrland", "Västernorrland", "Västernorrland", "Västernorrland", "Västernorrland", "Västernorrland", "Västernorrland", "Västernorrland", "Västernorrland", "Västernorrland", "Västernorrland", "Västernorrland", "Västernorrland", "Västernorrland", "Västernorrland", "Västernorrland", "Västernorrland", "Västernorrland", "Västernorrland", "Västernorrland", "Västernorrland", "Västernorrland", "Västernorrland", "Västernorrland", "Västernorrland", "Västernorrland", "Västernorrland", "Västernorrland", "Västernorrland", "Västernorrland", "Västernorrland", "Västernorrland", "Västernorrland", "Västernorrland", "Västernorrland", "Västernorrland", "Västernorrland", "Västernorrland", "Västernorrland", "Västernorrland", "Västernorrland", "Västernorrland", "Västernorrland", "Västernorrland", "Västernorrland"], "xaxis": "x", "y": [0.6779, 0.6997, 0.7618, 0.8425, 0.8966, 0.9249, 0.9427, 0.9429, 0.8593, 0.615, 0.7221, 0.7731, 0.8445, 0.8846, 0.9099, 0.9292, 0.9125, 0.837, 0.7311, 0.7352, 0.7909, 0.8643, 0.8948, 0.9285, 0.9464, 0.9299, 0.7907, 0.6713, 0.7439, 0.7826, 0.8577, 0.8978, 0.9188, 0.9389, 0.9042, 0.8356, 0.6591, 0.6805, 0.7264, 0.822, 0.8771, 0.9063, 0.9206, 0.9141, 0.8635, 0.6313, 0.7011, 0.7495, 0.8153, 0.8696, 0.9039, 0.9216, 0.878, 0.7378, 0.7292, 0.76, 0.8039, 0.8694, 0.9076, 0.9385, 0.9526, 0.9396, 0.8903], "yaxis": "y"}, {"alignmentgroup": "True", "hovertemplate": "Län=%{x}<br>Andel med 2 doser per län=%{y}<extra></extra>", "legendgroup": "Jämtland", "marker": {"color": "#FF97FF", "pattern": {"shape": ""}}, "name": "Jämtland", "offsetgroup": "Jämtland", "orientation": "v", "showlegend": true, "textposition": "auto", "type": "bar", "x": ["Jämtland", "Jämtland", "Jämtland", "Jämtland", "Jämtland", "Jämtland", "Jämtland", "Jämtland", "Jämtland", "Jämtland", "Jämtland", "Jämtland", "Jämtland", "Jämtland", "Jämtland", "Jämtland", "Jämtland", "Jämtland", "Jämtland", "Jämtland", "Jämtland", "Jämtland", "Jämtland", "Jämtland", "Jämtland", "Jämtland", "Jämtland", "Jämtland", "Jämtland", "Jämtland", "Jämtland", "Jämtland", "Jämtland", "Jämtland", "Jämtland", "Jämtland", "Jämtland", "Jämtland", "Jämtland", "Jämtland", "Jämtland", "Jämtland", "Jämtland", "Jämtland", "Jämtland", "Jämtland", "Jämtland", "Jämtland", "Jämtland", "Jämtland", "Jämtland", "Jämtland", "Jämtland", "Jämtland", "Jämtland", "Jämtland", "Jämtland", "Jämtland", "Jämtland", "Jämtland", "Jämtland", "Jämtland", "Jämtland", "Jämtland", "Jämtland", "Jämtland", "Jämtland", "Jämtland", "Jämtland", "Jämtland", "Jämtland", "Jämtland"], "xaxis": "x", "y": [0.56, 0.6148, 0.7116, 0.7835, 0.8636, 0.9293, 0.9302, 0.891, 0.875, 0.554, 0.565, 0.6583, 0.7885, 0.8337, 0.8953, 0.8781, 0.9256, 0.899, 0.6682, 0.6625, 0.8263, 0.8823, 0.8795, 0.9176, 0.9267, 0.86, 0.8153, 0.4321, 0.6295, 0.7368, 0.8115, 0.8647, 0.9053, 0.9241, 0.909, 0.8492, 0.5938, 0.6763, 0.7411, 0.8534, 0.8774, 0.9372, 0.9362, 0.9323, 0.88, 0.5472, 0.5928, 0.67, 0.745, 0.8292, 0.9025, 0.9071, 0.9142, 0.9154, 0.7019, 0.6566, 0.759, 0.8264, 0.8994, 0.9135, 0.9512, 0.9174, 0.905, 0.6529, 0.7013, 0.7651, 0.8536, 0.8809, 0.9162, 0.9403, 0.9095, 0.847], "yaxis": "y"}, {"alignmentgroup": "True", "hovertemplate": "Län=%{x}<br>Andel med 2 doser per län=%{y}<extra></extra>", "legendgroup": "Västerbotten", "marker": {"color": "#FECB52", "pattern": {"shape": ""}}, "name": "Västerbotten", "offsetgroup": "Västerbotten", "orientation": "v", "showlegend": true, "textposition": "auto", "type": "bar", "x": {"elided": "135 str values"}, "xaxis": "x", "y": {"elided": "135 float values"}, "yaxis": "y"}, {"alignmentgroup": "True", "hovertemplate": "Län=%{x}<br>Andel med 2 doser per län=%{y}<extra></extra>", "legendgroup": "Norrbotten", "marker": {"color": "#636efa", "pattern": {"shape": ""}}, "name": "Norrbotten", "offsetgroup": "Norrbotten", "orientation": "v", "showlegend": true, "textposition": "auto", "type": "bar", "x": ["Norrbotten", "Norrbotten", "Norrbotten", "Norrbotten", "Norrbotten", "Norrbotten", "Norrbotten", "Norrbotten", "Norrbotten", "Norrbotten", "Norrbotten", "Norrbotten", "Norrbotten", "Norrbotten", "Norrbotten", "Norrbotten", "Norrbotten", "Norrbotten", "Norrbotten", "Norrbotten", "Norrbotten", "Norrbotten", "Norrbotten", "Norrbotten", "Norrbotten", "Norrbotten", "Norrbotten", "Norrbotten", "Norrbotten", "Norrbotten", "Norrbotten", "Norrbotten", "Norrbotten", "Norrbotten", "Norrbotten", "Norrbotten", "Norrbotten", "Norrbotten", "Norrbotten", "Norrbotten", "Norrbotten", "Norrbotten", "Norrbotten", "Norrbotten", "Norrbotten", "Norrbotten", "Norrbotten", "Norrbotten", "Norrbotten", "Norrbotten", "Norrbotten", "Norrbotten", "Norrbotten", "Norrbotten", "Norrbotten", "Norrbotten", "Norrbotten", "Norrbotten", "Norrbotten", "Norrbotten", "Norrbotten", "Norrbotten", "Norrbotten", "Norrbotten", "Norrbotten", "Norrbotten", "Norrbotten", "Norrbotten", "Norrbotten", "Norrbotten", "Norrbotten", "Norrbotten", "Norrbotten", "Norrbotten", "Norrbotten", "Norrbotten", "Norrbotten", "Norrbotten", "Norrbotten", "Norrbotten", "Norrbotten", "Norrbotten", "Norrbotten", "Norrbotten", "Norrbotten", "Norrbotten", "Norrbotten", "Norrbotten", "Norrbotten", "Norrbotten", "Norrbotten", "Norrbotten", "Norrbotten", "Norrbotten", "Norrbotten", "Norrbotten", "Norrbotten", "Norrbotten", "Norrbotten", "Norrbotten", "Norrbotten", "Norrbotten", "Norrbotten", "Norrbotten", "Norrbotten", "Norrbotten", "Norrbotten", "Norrbotten", "Norrbotten", "Norrbotten", "Norrbotten", "Norrbotten", "Norrbotten", "Norrbotten", "Norrbotten", "Norrbotten", "Norrbotten", "Norrbotten", "Norrbotten", "Norrbotten", "Norrbotten", "Norrbotten", "Norrbotten", "Norrbotten", "Norrbotten", "Norrbotten"], "xaxis": "x", "y": [0.6667, 0.6928, 0.7373, 0.8392, 0.8796, 0.9296, 0.948, 0.9325, 0.9341, 0.5957, 0.6879, 0.768, 0.8314, 0.9022, 0.9218, 0.9642, 0.8905, 0.8929, 0.5, 0.6822, 0.7171, 0.848, 0.871, 0.8864, 0.9043, 0.9134, 0.8553, 0.3636, 0.5562, 0.7014, 0.8023, 0.8875, 0.9076, 0.9368, 0.9061, 0.9524, 0.5495, 0.7017, 0.7554, 0.8677, 0.9032, 0.916, 0.9405, 0.8946, 0.8875, 0.4306, 0.6807, 0.7275, 0.8343, 0.8927, 0.9439, 0.938, 0.927, 0.9024, 0.4309, 0.5435, 0.6654, 0.8, 0.8845, 0.9141, 0.9322, 0.8912, 0.8353, 0.21, 0.7116, 0.7801, 0.822, 0.8928, 0.9232, 0.9213, 0.8644, 0.8358, 0.5707, 0.6645, 0.7311, 0.8119, 0.8859, 0.9331, 0.9304, 0.9335, 0.8897, 0.6294, 0.7724, 0.7864, 0.8586, 0.8996, 0.9266, 0.9308, 0.9214, 0.8889, 0.6674, 0.7798, 0.8138, 0.88, 0.9176, 0.9282, 0.9363, 0.9257, 0.87, 0.5783, 0.7527, 0.7965, 0.8742, 0.8947, 0.9279, 0.9347, 0.8849, 0.85, 0.3555, 0.6129, 0.6885, 0.7549, 0.8444, 0.8827, 0.8822, 0.8862, 0.8364, 0.6324, 0.7116, 0.739, 0.8378, 0.91, 0.9165, 0.9069, 0.9039, 0.7773], "yaxis": "y"}], "layout": {"barmode": "relative", "legend": {"title": {"text": "Län"}, "tracegroupgap": 0}, "title": {"text": "Andel färdigvaccinerade"}, "xaxis": {"anchor": "y", "categoryarray": ["Stockholm", "Uppsala", "Södermanland", "Östergötland", "Jönköping", "Kronoberg", "Kalmar", "Gotland", "Blekinge", "Skåne", "Halland", "Västra Götaland", "Värmland", "Örebro", "Västmanland", "Dalarna", "Gävleborg", "Västernorrland", "Jämtland", "Västerbotten", "Norrbotten"], "categoryorder": "array", "domain": [0, 1], "title": {"text": "Län"}}, "yaxis": {"anchor": "x", "domain": [0, 1], "title": {"text": "Andel med 2 doser per län"}}}}
